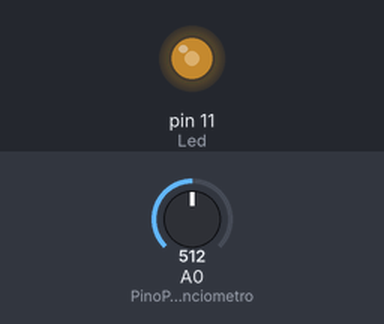
The sketch below on a simulated Arduino Uno, built with avr-gcc and run on an emulated ATmega328P. On the bench: output pins drawn as LEDs (lit = HIGH). Inputs (shaded band) come from the test bench; at power-on: A0 (PinoPotenciometro) = 512.

Above: at 1.2 s.
1.3 s: A0 (PinoPotenciometro) set to 716
At 1.7 s:
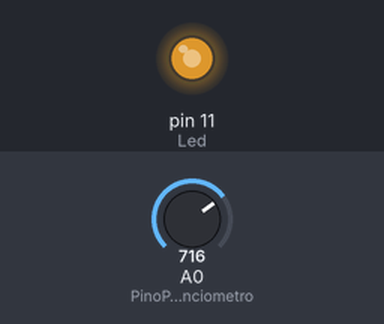
2.8 s: A0 (PinoPotenciometro) set to 900
At 4.0 s:
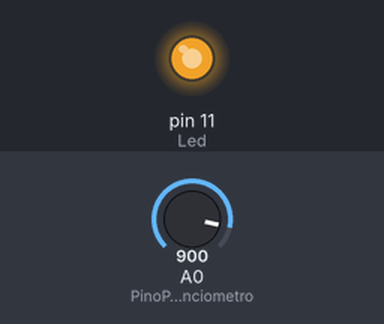
4.3 s: A0 (PinoPotenciometro) set to 122
At 5.2 s:
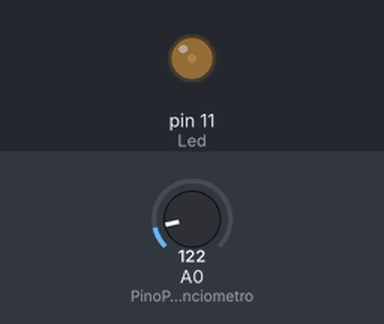
5.8 s: A0 (PinoPotenciometro) set to 0
At 6.4 s:
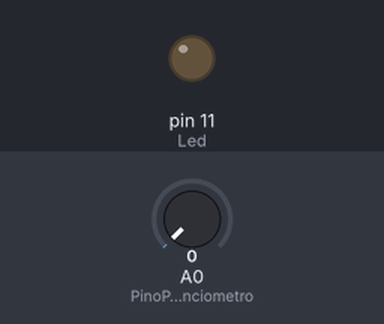
7.3 s: A0 (PinoPotenciometro) set to 511
At 8.7 s:
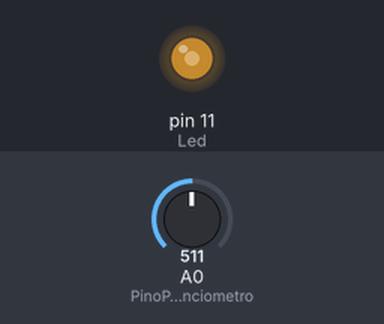
Timing chart, 0 to 9.8 s (numbered marks = the images above; inputs shaded):
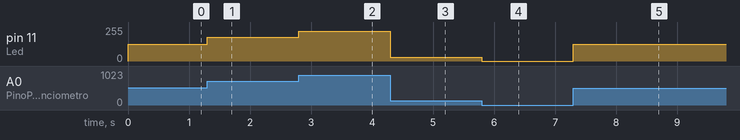

Measured:
- after the input at 1.3 s, pin 11 (Led): 127/255 → 178/255 at once
- after the input at 2.8 s, pin 11 (Led): 178/255 → 224/255 at once
- after the input at 4.3 s, pin 11 (Led): 224/255 → 30/255 at once
- after the input at 5.8 s, pin 11 (Led): 30/255 → 0/255 at once
- after the input at 7.3 s, pin 11 (Led): 0/255 → 127/255 at once

The sketch:

LabMICRelatorio3Codigo.ino
```cpp
// Define o pino analógico onde o potenciômetro está conectado
const int PinoPotenciometro = A0;

// Define o pino digital PWM onde o LED está conectado
const int Led = 11;

// Variável que vai armazenar o valor lido do potenciômetro
int ValorPot = 0;

// Variável que vai armazenar o valor mapeado para o PWM
int pwm = 0;

void setup() {
  // Configura o pino do LED como saída
  pinMode(Led, OUTPUT);
}

void loop() {
  // Lê o valor do potenciômetro (entre 0 e 1023)
  ValorPot = analogRead(PinoPotenciometro);

  // Mapeia o valor lido (0–1023) para a faixa de PWM (0–255)
  pwm = map(ValorPot, 0, 1023, 0, 255);

  // Envia o valor PWM para o pino do LED, controlando seu brilho
  analogWrite(Led, pwm);
}
```
